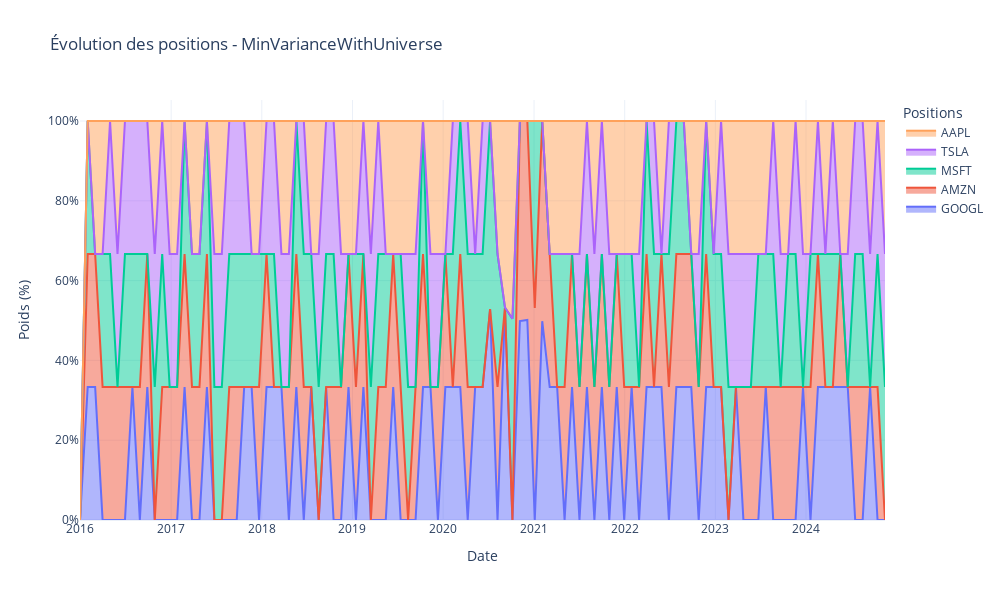

This figure's notebook cell:
### Code cell
# Affichage des positions finales de la stratégie Min Variance avec l'univers aléatoire
min_variance_with_universe.positions()

### Figure 1 — Plotly figure (JSON) as saved in the notebook; plotly's stock layout.template omitted (floating-point values rounded to 4 significant figures)
{"data": [{"hovertemplate": "%{text}<extra></extra>", "mode": "lines", "name": "GOOGL", "stackgroup": "one", "text": ["", "<b>GOOGL</b><br>Poids: 33.33%", "<b>GOOGL</b><br>Poids: 33.33%", "", "", "", "", "<b>GOOGL</b><br>Poids: 33.33%", "", "<b>GOOGL</b><br>Poids: 33.33%", "", "", "", "", "<b>GOOGL</b><br>Poids: 33.33%", "", "", "<b>GOOGL</b><br>Poids: 33.33%", "", "", "", "", "<b>GOOGL</b><br>Poids: 33.33%", "<b>GOOGL</b><br>Poids: 33.33%", "", "<b>GOOGL</b><br>Poids: 33.33%", "<b>GOOGL</b><br>Poids: 33.33%", "<b>GOOGL</b><br>Poids: 33.33%", "", "<b>GOOGL</b><br>Poids: 33.33%", "", "<b>GOOGL</b><br>Poids: 33.33%", "", "<b>GOOGL</b><br>Poids: 33.33%", "", "", "<b>GOOGL</b><br>Poids: 33.33%", "", "<b>GOOGL</b><br>Poids: 33.33%", "", "", "", "<b>GOOGL</b><br>Poids: 33.33%", "", "", "", "<b>GOOGL</b><br>Poids: 33.33%", "<b>GOOGL</b><br>Poids: 33.33%", "", "<b>GOOGL</b><br>Poids: 33.33%", "<b>GOOGL</b><br>Poids: 33.33%", "<b>GOOGL</b><br>Poids: 33.33%", "", "<b>GOOGL</b><br>Poids: 33.33%", "<b>GOOGL</b><br>Poids: 33.33%", "<b>GOOGL</b><br>Poids: 52.84%", "", "<b>GOOGL</b><br>Poids: 53.27%", "", "<b>GOOGL</b><br>Poids: 49.84%", "<b>GOOGL</b><br>Poids: 50.14%", "", "<b>GOOGL</b><br>Poids: 49.83%", "<b>GOOGL</b><br>Poids: 33.33%", "<b>GOOGL</b><br>Poids: 33.33%", "", "<b>GOOGL</b><br>Poids: 33.33%", "", "<b>GOOGL</b><br>Poids: 33.33%", "", "<b>GOOGL</b><br>Poids: 33.33%", "", "<b>GOOGL</b><br>Poids: 33.33%", "", "<b>GOOGL</b><br>Poids: 33.33%", "", "<b>GOOGL</b><br>Poids: 33.33%", "<b>GOOGL</b><br>Poids: 33.33%", "<b>GOOGL</b><br>Poids: 33.33%", "", "<b>GOOGL</b><br>Poids: 33.33%", "<b>GOOGL</b><br>Poids: 33.33%", "<b>GOOGL</b><br>Poids: 33.33%", "", "<b>GOOGL</b><br>Poids: 33.33%", "<b>GOOGL</b><br>Poids: 33.33%", "<b>GOOGL</b><br>Poids: 33.33%", "", "<b>GOOGL</b><br>Poids: 33.33%", "", "", "", "<b>GOOGL</b><br>Poids: 33.33%", "", "", "", "", "<b>GOOGL</b><br>Poids: 33.33%", "", "<b>GOOGL</b><br>Poids: 33.33%", "<b>GOOGL</b><br>Poids: 33.33%", "<b>GOOGL</b><br>Poids: 33.33%", "<b>GOOGL</b><br>Poids: 33.33%", "<b>GOOGL</b><br>Poids: 33.33%", "", "", "<b>GOOGL</b><br>Poids: 33.33%", "", ""], "type": "scatter", "x": ["2015-12-31T00:00:00", "2016-01-31T00:00:00", "2016-03-01T00:00:00", "2016-03-31T00:00:00", "2016-04-30T00:00:00", "2016-05-30T00:00:00", "2016-06-29T00:00:00", "2016-07-29T00:00:00", "2016-08-28T00:00:00", "2016-09-27T00:00:00", "2016-10-27T00:00:00", "2016-11-26T00:00:00", "2016-12-26T00:00:00", "2017-01-25T00:00:00", "2017-02-24T00:00:00", "2017-03-26T00:00:00", "2017-04-25T00:00:00", "2017-05-25T00:00:00", "2017-06-24T00:00:00", "2017-07-24T00:00:00", "2017-08-23T00:00:00", "2017-09-22T00:00:00", "2017-10-22T00:00:00", "2017-11-21T00:00:00", "2017-12-21T00:00:00", "2018-01-20T00:00:00", "2018-02-19T00:00:00", "2018-03-21T00:00:00", "2018-04-20T00:00:00", "2018-05-20T00:00:00", "2018-06-19T00:00:00", "2018-07-19T00:00:00", "2018-08-18T00:00:00", "2018-09-17T00:00:00", "2018-10-17T00:00:00", "2018-11-16T00:00:00", "2018-12-16T00:00:00", "2019-01-15T00:00:00", "2019-02-14T00:00:00", "2019-03-16T00:00:00", "2019-04-15T00:00:00", "2019-05-15T00:00:00", "2019-06-14T00:00:00", "2019-07-14T00:00:00", "2019-08-13T00:00:00", "2019-09-12T00:00:00", "2019-10-12T00:00:00", "2019-11-11T00:00:00", "2019-12-11T00:00:00", "2020-01-10T00:00:00", "2020-02-09T00:00:00", "2020-03-10T00:00:00", "2020-04-09T00:00:00", "2020-05-09T00:00:00", "2020-06-08T00:00:00", "2020-07-08T00:00:00", "2020-08-07T00:00:00", "2020-09-06T00:00:00", "2020-10-06T00:00:00", "2020-11-05T00:00:00", "2020-12-05T00:00:00", "2021-01-04T00:00:00", "2021-02-03T00:00:00", "2021-03-05T00:00:00", "2021-04-04T00:00:00", "2021-05-04T00:00:00", "2021-06-03T00:00:00", "2021-07-03T00:00:00", "2021-08-02T00:00:00", "2021-09-01T00:00:00", "2021-10-01T00:00:00", "2021-10-31T00:00:00", "2021-11-30T00:00:00", "2021-12-30T00:00:00", "2022-01-29T00:00:00", "2022-02-28T00:00:00", "2022-03-30T00:00:00", "2022-04-29T00:00:00", "2022-05-29T00:00:00", "2022-06-28T00:00:00", "2022-07-28T00:00:00", "2022-08-27T00:00:00", "2022-09-26T00:00:00", "2022-10-26T00:00:00", "2022-11-25T00:00:00", "2022-12-25T00:00:00", "2023-01-24T00:00:00", "2023-02-23T00:00:00", "2023-03-25T00:00:00", "2023-04-24T00:00:00", "2023-05-24T00:00:00", "2023-06-23T00:00:00", "2023-07-23T00:00:00", "2023-08-22T00:00:00", "2023-09-21T00:00:00", "2023-10-21T00:00:00", "2023-11-20T00:00:00", "2023-12-20T00:00:00", "2024-01-19T00:00:00", "2024-02-18T00:00:00", "2024-03-19T00:00:00", "2024-04-18T00:00:00", "2024-05-18T00:00:00", "2024-06-17T00:00:00", "2024-07-17T00:00:00", "2024-08-16T00:00:00", "2024-09-15T00:00:00", "2024-10-15T00:00:00", "2024-11-14T00:00:00"], "y": [0, 33.33, 33.33, 0, 0, 0, 0, 33.33, 0, 33.33, 0, 0, 0, 0, 33.33, 0, 0, 33.33, 0, 0, 0, 0, 33.33, 33.33, 0, 33.33, 33.33, 33.33, 0, 33.33, 0, 33.33, 0, 33.33, 0, 0, 33.33, 0, 33.33, 0, 0, 0, 33.33, 0, 0, 0, 33.33, 33.33, 0, 33.33, 33.33, 33.33, 0, 33.33, 33.33, 52.84, 0, 53.27, 0, 49.84, 50.14, 0, 49.83, 33.33, 33.33, 0, 33.33, 0, 33.33, 0, 33.33, 0, 33.33, 0, 33.33, 0, 33.33, 33.33, 33.33, 0, 33.33, 33.33, 33.33, 0, 33.33, 33.33, 33.33, 0, 33.33, 0, 0, 0, 33.33, 0, 0, 0, 0, 33.33, 0, 33.33, 33.33, 33.33, 33.33, 33.33, 0, 0, 33.33, 0, 0]}, {"hovertemplate": "%{text}<extra></extra>", "mode": "lines", "name": "AMZN", "stackgroup": "one", "text": ["", "<b>AMZN</b><br>Poids: 33.33%", "<b>AMZN</b><br>Poids: 33.33%", "<b>AMZN</b><br>Poids: 33.33%", "<b>AMZN</b><br>Poids: 33.33%", "<b>AMZN</b><br>Poids: 33.33%", "<b>AMZN</b><br>Poids: 33.33%", "", "<b>AMZN</b><br>Poids: 33.33%", "<b>AMZN</b><br>Poids: 33.33%", "", "<b>AMZN</b><br>Poids: 33.33%", "<b>AMZN</b><br>Poids: 33.33%", "<b>AMZN</b><br>Poids: 33.33%", "<b>AMZN</b><br>Poids: 33.33%", "<b>AMZN</b><br>Poids: 33.33%", "<b>AMZN</b><br>Poids: 33.33%", "<b>AMZN</b><br>Poids: 33.33%", "", "", "<b>AMZN</b><br>Poids: 33.33%", "<b>AMZN</b><br>Poids: 33.33%", "", "", "<b>AMZN</b><br>Poids: 33.33%", "<b>AMZN</b><br>Poids: 33.33%", "", "", "<b>AMZN</b><br>Poids: 33.33%", "<b>AMZN</b><br>Poids: 33.33%", "<b>AMZN</b><br>Poids: 33.33%", "", "", "", "<b>AMZN</b><br>Poids: 33.33%", "<b>AMZN</b><br>Poids: 33.33%", "<b>AMZN</b><br>Poids: 33.33%", "<b>AMZN</b><br>Poids: 33.33%", "<b>AMZN</b><br>Poids: 33.33%", "", "<b>AMZN</b><br>Poids: 33.33%", "<b>AMZN</b><br>Poids: 33.33%", "<b>AMZN</b><br>Poids: 33.33%", "<b>AMZN</b><br>Poids: 33.33%", "", "<b>AMZN</b><br>Poids: 33.33%", "<b>AMZN</b><br>Poids: 33.33%", "", "<b>AMZN</b><br>Poids: 33.33%", "<b>AMZN</b><br>Poids: 33.33%", "", "<b>AMZN</b><br>Poids: 33.33%", "<b>AMZN</b><br>Poids: 33.33%", "", "", "", "<b>AMZN</b><br>Poids: 33.33%", "", "", "<b>AMZN</b><br>Poids: 50.16%", "<b>AMZN</b><br>Poids: 49.86%", "<b>AMZN</b><br>Poids: 53.14%", "<b>AMZN</b><br>Poids: 50.17%", "<b>AMZN</b><br>Poids: 33.33%", "", "<b>AMZN</b><br>Poids: 33.33%", "<b>AMZN</b><br>Poids: 33.33%", "<b>AMZN</b><br>Poids: 33.33%", "<b>AMZN</b><br>Poids: 33.33%", "<b>AMZN</b><br>Poids: 33.33%", "<b>AMZN</b><br>Poids: 33.33%", "<b>AMZN</b><br>Poids: 33.33%", "<b>AMZN</b><br>Poids: 33.33%", "<b>AMZN</b><br>Poids: 33.33%", "", "<b>AMZN</b><br>Poids: 33.33%", "<b>AMZN</b><br>Poids: 33.33%", "", "<b>AMZN</b><br>Poids: 33.33%", "<b>AMZN</b><br>Poids: 33.33%", "<b>AMZN</b><br>Poids: 33.33%", "<b>AMZN</b><br>Poids: 33.33%", "<b>AMZN</b><br>Poids: 33.33%", "<b>AMZN</b><br>Poids: 33.33%", "<b>AMZN</b><br>Poids: 33.33%", "", "", "", "", "<b>AMZN</b><br>Poids: 33.33%", "<b>AMZN</b><br>Poids: 33.33%", "<b>AMZN</b><br>Poids: 33.33%", "", "<b>AMZN</b><br>Poids: 33.33%", "<b>AMZN</b><br>Poids: 33.33%", "<b>AMZN</b><br>Poids: 33.33%", "<b>AMZN</b><br>Poids: 33.33%", "", "<b>AMZN</b><br>Poids: 33.33%", "<b>AMZN</b><br>Poids: 33.33%", "", "", "<b>AMZN</b><br>Poids: 33.33%", "", "<b>AMZN</b><br>Poids: 33.33%", "<b>AMZN</b><br>Poids: 33.33%", "", "<b>AMZN</b><br>Poids: 33.33%", ""], "type": "scatter", "x": ["2015-12-31T00:00:00", "2016-01-31T00:00:00", "2016-03-01T00:00:00", "2016-03-31T00:00:00", "2016-04-30T00:00:00", "2016-05-30T00:00:00", "2016-06-29T00:00:00", "2016-07-29T00:00:00", "2016-08-28T00:00:00", "2016-09-27T00:00:00", "2016-10-27T00:00:00", "2016-11-26T00:00:00", "2016-12-26T00:00:00", "2017-01-25T00:00:00", "2017-02-24T00:00:00", "2017-03-26T00:00:00", "2017-04-25T00:00:00", "2017-05-25T00:00:00", "2017-06-24T00:00:00", "2017-07-24T00:00:00", "2017-08-23T00:00:00", "2017-09-22T00:00:00", "2017-10-22T00:00:00", "2017-11-21T00:00:00", "2017-12-21T00:00:00", "2018-01-20T00:00:00", "2018-02-19T00:00:00", "2018-03-21T00:00:00", "2018-04-20T00:00:00", "2018-05-20T00:00:00", "2018-06-19T00:00:00", "2018-07-19T00:00:00", "2018-08-18T00:00:00", "2018-09-17T00:00:00", "2018-10-17T00:00:00", "2018-11-16T00:00:00", "2018-12-16T00:00:00", "2019-01-15T00:00:00", "2019-02-14T00:00:00", "2019-03-16T00:00:00", "2019-04-15T00:00:00", "2019-05-15T00:00:00", "2019-06-14T00:00:00", "2019-07-14T00:00:00", "2019-08-13T00:00:00", "2019-09-12T00:00:00", "2019-10-12T00:00:00", "2019-11-11T00:00:00", "2019-12-11T00:00:00", "2020-01-10T00:00:00", "2020-02-09T00:00:00", "2020-03-10T00:00:00", "2020-04-09T00:00:00", "2020-05-09T00:00:00", "2020-06-08T00:00:00", "2020-07-08T00:00:00", "2020-08-07T00:00:00", "2020-09-06T00:00:00", "2020-10-06T00:00:00", "2020-11-05T00:00:00", "2020-12-05T00:00:00", "2021-01-04T00:00:00", "2021-02-03T00:00:00", "2021-03-05T00:00:00", "2021-04-04T00:00:00", "2021-05-04T00:00:00", "2021-06-03T00:00:00", "2021-07-03T00:00:00", "2021-08-02T00:00:00", "2021-09-01T00:00:00", "2021-10-01T00:00:00", "2021-10-31T00:00:00", "2021-11-30T00:00:00", "2021-12-30T00:00:00", "2022-01-29T00:00:00", "2022-02-28T00:00:00", "2022-03-30T00:00:00", "2022-04-29T00:00:00", "2022-05-29T00:00:00", "2022-06-28T00:00:00", "2022-07-28T00:00:00", "2022-08-27T00:00:00", "2022-09-26T00:00:00", "2022-10-26T00:00:00", "2022-11-25T00:00:00", "2022-12-25T00:00:00", "2023-01-24T00:00:00", "2023-02-23T00:00:00", "2023-03-25T00:00:00", "2023-04-24T00:00:00", "2023-05-24T00:00:00", "2023-06-23T00:00:00", "2023-07-23T00:00:00", "2023-08-22T00:00:00", "2023-09-21T00:00:00", "2023-10-21T00:00:00", "2023-11-20T00:00:00", "2023-12-20T00:00:00", "2024-01-19T00:00:00", "2024-02-18T00:00:00", "2024-03-19T00:00:00", "2024-04-18T00:00:00", "2024-05-18T00:00:00", "2024-06-17T00:00:00", "2024-07-17T00:00:00", "2024-08-16T00:00:00", "2024-09-15T00:00:00", "2024-10-15T00:00:00", "2024-11-14T00:00:00"], "y": [0, 33.33, 33.33, 33.33, 33.33, 33.33, 33.33, 0, 33.33, 33.33, 0, 33.33, 33.33, 33.33, 33.33, 33.33, 33.33, 33.33, 0, 0, 33.33, 33.33, 0, 0, 33.33, 33.33, 0, 0, 33.33, 33.33, 33.33, 0, 0, 0, 33.33, 33.33, 33.33, 33.33, 33.33, 0, 33.33, 33.33, 33.33, 33.33, 0, 33.33, 33.33, 0, 33.33, 33.33, 0, 33.33, 33.33, 0, 0, 0, 33.33, 0, 0, 50.16, 49.86, 53.14, 50.17, 33.33, 0, 33.33, 33.33, 33.33, 33.33, 33.33, 33.33, 33.33, 33.33, 33.33, 0, 33.33, 33.33, 0, 33.33, 33.33, 33.33, 33.33, 33.33, 33.33, 33.33, 0, 0, 0, 0, 33.33, 33.33, 33.33, 0, 33.33, 33.33, 33.33, 33.33, 0, 33.33, 33.33, 0, 0, 33.33, 0, 33.33, 33.33, 0, 33.33, 0]}, {"hovertemplate": "%{text}<extra></extra>", "mode": "lines", "name": "MSFT", "stackgroup": "one", "text": ["", "<b>MSFT</b><br>Poids: 33.33%", "", "<b>MSFT</b><br>Poids: 33.33%", "<b>MSFT</b><br>Poids: 33.33%", "", "<b>MSFT</b><br>Poids: 33.33%", "<b>MSFT</b><br>Poids: 33.33%", "<b>MSFT</b><br>Poids: 33.33%", "", "<b>MSFT</b><br>Poids: 33.33%", "<b>MSFT</b><br>Poids: 33.33%", "", "", "<b>MSFT</b><br>Poids: 33.33%", "<b>MSFT</b><br>Poids: 33.33%", "<b>MSFT</b><br>Poids: 33.33%", "<b>MSFT</b><br>Poids: 33.33%", "<b>MSFT</b><br>Poids: 33.33%", "<b>MSFT</b><br>Poids: 33.33%", "<b>MSFT</b><br>Poids: 33.33%", "<b>MSFT</b><br>Poids: 33.33%", "<b>MSFT</b><br>Poids: 33.33%", "<b>MSFT</b><br>Poids: 33.33%", "<b>MSFT</b><br>Poids: 33.33%", "", "<b>MSFT</b><br>Poids: 33.33%", "", "", "<b>MSFT</b><br>Poids: 33.33%", "<b>MSFT</b><br>Poids: 33.33%", "<b>MSFT</b><br>Poids: 33.33%", "<b>MSFT</b><br>Poids: 33.33%", "<b>MSFT</b><br>Poids: 33.33%", "<b>MSFT</b><br>Poids: 33.33%", "", "", "<b>MSFT</b><br>Poids: 33.33%", "", "<b>MSFT</b><br>Poids: 33.33%", "<b>MSFT</b><br>Poids: 33.33%", "<b>MSFT</b><br>Poids: 33.33%", "", "<b>MSFT</b><br>Poids: 33.33%", "<b>MSFT</b><br>Poids: 33.33%", "", "<b>MSFT</b><br>Poids: 33.33%", "", "", "", "<b>MSFT</b><br>Poids: 33.33%", "<b>MSFT</b><br>Poids: 33.33%", "<b>MSFT</b><br>Poids: 33.33%", "<b>MSFT</b><br>Poids: 33.33%", "<b>MSFT</b><br>Poids: 33.33%", "<b>MSFT</b><br>Poids: 47.16%", "<b>MSFT</b><br>Poids: 33.33%", "", "<b>MSFT</b><br>Poids: 50.46%", "", "", "<b>MSFT</b><br>Poids: 46.86%", "", "", "<b>MSFT</b><br>Poids: 33.33%", "<b>MSFT</b><br>Poids: 33.33%", "", "", "", "", "", "", "", "<b>MSFT</b><br>Poids: 33.33%", "<b>MSFT</b><br>Poids: 33.33%", "", "<b>MSFT</b><br>Poids: 33.33%", "<b>MSFT</b><br>Poids: 33.33%", "", "<b>MSFT</b><br>Poids: 33.33%", "<b>MSFT</b><br>Poids: 33.33%", "<b>MSFT</b><br>Poids: 33.33%", "", "", "<b>MSFT</b><br>Poids: 33.33%", "<b>MSFT</b><br>Poids: 33.33%", "<b>MSFT</b><br>Poids: 33.33%", "<b>MSFT</b><br>Poids: 33.33%", "", "", "", "<b>MSFT</b><br>Poids: 33.33%", "<b>MSFT</b><br>Poids: 33.33%", "<b>MSFT</b><br>Poids: 33.33%", "", "<b>MSFT</b><br>Poids: 33.33%", "<b>MSFT</b><br>Poids: 33.33%", "", "<b>MSFT</b><br>Poids: 33.33%", "", "<b>MSFT</b><br>Poids: 33.33%", "<b>MSFT</b><br>Poids: 33.33%", "", "", "<b>MSFT</b><br>Poids: 33.33%", "<b>MSFT</b><br>Poids: 33.33%", "", "<b>MSFT</b><br>Poids: 33.33%", "<b>MSFT</b><br>Poids: 33.33%"], "type": "scatter", "x": ["2015-12-31T00:00:00", "2016-01-31T00:00:00", "2016-03-01T00:00:00", "2016-03-31T00:00:00", "2016-04-30T00:00:00", "2016-05-30T00:00:00", "2016-06-29T00:00:00", "2016-07-29T00:00:00", "2016-08-28T00:00:00", "2016-09-27T00:00:00", "2016-10-27T00:00:00", "2016-11-26T00:00:00", "2016-12-26T00:00:00", "2017-01-25T00:00:00", "2017-02-24T00:00:00", "2017-03-26T00:00:00", "2017-04-25T00:00:00", "2017-05-25T00:00:00", "2017-06-24T00:00:00", "2017-07-24T00:00:00", "2017-08-23T00:00:00", "2017-09-22T00:00:00", "2017-10-22T00:00:00", "2017-11-21T00:00:00", "2017-12-21T00:00:00", "2018-01-20T00:00:00", "2018-02-19T00:00:00", "2018-03-21T00:00:00", "2018-04-20T00:00:00", "2018-05-20T00:00:00", "2018-06-19T00:00:00", "2018-07-19T00:00:00", "2018-08-18T00:00:00", "2018-09-17T00:00:00", "2018-10-17T00:00:00", "2018-11-16T00:00:00", "2018-12-16T00:00:00", "2019-01-15T00:00:00", "2019-02-14T00:00:00", "2019-03-16T00:00:00", "2019-04-15T00:00:00", "2019-05-15T00:00:00", "2019-06-14T00:00:00", "2019-07-14T00:00:00", "2019-08-13T00:00:00", "2019-09-12T00:00:00", "2019-10-12T00:00:00", "2019-11-11T00:00:00", "2019-12-11T00:00:00", "2020-01-10T00:00:00", "2020-02-09T00:00:00", "2020-03-10T00:00:00", "2020-04-09T00:00:00", "2020-05-09T00:00:00", "2020-06-08T00:00:00", "2020-07-08T00:00:00", "2020-08-07T00:00:00", "2020-09-06T00:00:00", "2020-10-06T00:00:00", "2020-11-05T00:00:00", "2020-12-05T00:00:00", "2021-01-04T00:00:00", "2021-02-03T00:00:00", "2021-03-05T00:00:00", "2021-04-04T00:00:00", "2021-05-04T00:00:00", "2021-06-03T00:00:00", "2021-07-03T00:00:00", "2021-08-02T00:00:00", "2021-09-01T00:00:00", "2021-10-01T00:00:00", "2021-10-31T00:00:00", "2021-11-30T00:00:00", "2021-12-30T00:00:00", "2022-01-29T00:00:00", "2022-02-28T00:00:00", "2022-03-30T00:00:00", "2022-04-29T00:00:00", "2022-05-29T00:00:00", "2022-06-28T00:00:00", "2022-07-28T00:00:00", "2022-08-27T00:00:00", "2022-09-26T00:00:00", "2022-10-26T00:00:00", "2022-11-25T00:00:00", "2022-12-25T00:00:00", "2023-01-24T00:00:00", "2023-02-23T00:00:00", "2023-03-25T00:00:00", "2023-04-24T00:00:00", "2023-05-24T00:00:00", "2023-06-23T00:00:00", "2023-07-23T00:00:00", "2023-08-22T00:00:00", "2023-09-21T00:00:00", "2023-10-21T00:00:00", "2023-11-20T00:00:00", "2023-12-20T00:00:00", "2024-01-19T00:00:00", "2024-02-18T00:00:00", "2024-03-19T00:00:00", "2024-04-18T00:00:00", "2024-05-18T00:00:00", "2024-06-17T00:00:00", "2024-07-17T00:00:00", "2024-08-16T00:00:00", "2024-09-15T00:00:00", "2024-10-15T00:00:00", "2024-11-14T00:00:00"], "y": [0, 33.33, 0, 33.33, 33.33, 0, 33.33, 33.33, 33.33, 0, 33.33, 33.33, 0, 0, 33.33, 33.33, 33.33, 33.33, 33.33, 33.33, 33.33, 33.33, 33.33, 33.33, 33.33, 0, 33.33, 0, 0, 33.33, 33.33, 33.33, 33.33, 33.33, 33.33, 0, 0, 33.33, 0, 33.33, 33.33, 33.33, 0, 33.33, 33.33, 0, 33.33, 0, 0, 0, 33.33, 33.33, 33.33, 33.33, 33.33, 47.16, 33.33, 0, 50.46, 0, 0, 46.86, 0, 0, 33.33, 33.33, 0, 0, 0, 0, 0, 0, 0, 33.33, 33.33, 0, 33.33, 33.33, 0, 33.33, 33.33, 33.33, 0, 0, 33.33, 33.33, 33.33, 33.33, 0, 0, 0, 33.33, 33.33, 33.33, 0, 33.33, 33.33, 0, 33.33, 0, 33.33, 33.33, 0, 0, 33.33, 33.33, 0, 33.33, 33.33]}, {"hovertemplate": "%{text}<extra></extra>", "mode": "lines", "name": "TSLA", "stackgroup": "one", "text": ["", "", "", "", "<b>TSLA</b><br>Poids: 33.33%", "<b>TSLA</b><br>Poids: 33.33%", "<b>TSLA</b><br>Poids: 33.33%", "<b>TSLA</b><br>Poids: 33.33%", "<b>TSLA</b><br>Poids: 33.33%", "<b>TSLA</b><br>Poids: 33.33%", "<b>TSLA</b><br>Poids: 33.33%", "<b>TSLA</b><br>Poids: 33.33%", "<b>TSLA</b><br>Poids: 33.33%", "<b>TSLA</b><br>Poids: 33.33%", "", "", "", "", "<b>TSLA</b><br>Poids: 33.33%", "<b>TSLA</b><br>Poids: 33.33%", "<b>TSLA</b><br>Poids: 33.33%", "<b>TSLA</b><br>Poids: 33.33%", "<b>TSLA</b><br>Poids: 33.33%", "", "", "<b>TSLA</b><br>Poids: 33.33%", "<b>TSLA</b><br>Poids: 33.33%", "<b>TSLA</b><br>Poids: 33.33%", "<b>TSLA</b><br>Poids: 33.33%", "", "<b>TSLA</b><br>Poids: 33.33%", "", "<b>TSLA</b><br>Poids: 33.33%", "<b>TSLA</b><br>Poids: 33.33%", "<b>TSLA</b><br>Poids: 33.33%", "<b>TSLA</b><br>Poids: 33.33%", "", "", "<b>TSLA</b><br>Poids: 33.33%", "<b>TSLA</b><br>Poids: 33.33%", "<b>TSLA</b><br>Poids: 33.33%", "", "", "", "<b>TSLA</b><br>Poids: 33.33%", "<b>TSLA</b><br>Poids: 33.33%", "", "<b>TSLA</b><br>Poids: 33.33%", "<b>TSLA</b><br>Poids: 33.33%", "", "<b>TSLA</b><br>Poids: 33.33%", "", "<b>TSLA</b><br>Poids: 33.33%", "", "<b>TSLA</b><br>Poids: 33.33%", "<b>TSLA</b><br>Poids: 0.00%", "", "<b>TSLA</b><br>Poids: 0.00%", "", "", "", "<b>TSLA</b><br>Poids: 0.00%", "", "", "", "", "", "<b>TSLA</b><br>Poids: 33.33%", "<b>TSLA</b><br>Poids: 33.33%", "<b>TSLA</b><br>Poids: 33.33%", "<b>TSLA</b><br>Poids: 33.33%", "<b>TSLA</b><br>Poids: 33.33%", "", "", "", "<b>TSLA</b><br>Poids: 33.33%", "", "<b>TSLA</b><br>Poids: 33.33%", "", "<b>TSLA</b><br>Poids: 33.33%", "", "", "", "<b>TSLA</b><br>Poids: 33.33%", "", "", "<b>TSLA</b><br>Poids: 33.33%", "<b>TSLA</b><br>Poids: 33.33%", "<b>TSLA</b><br>Poids: 33.33%", "<b>TSLA</b><br>Poids: 33.33%", "<b>TSLA</b><br>Poids: 33.33%", "", "", "<b>TSLA</b><br>Poids: 33.33%", "<b>TSLA</b><br>Poids: 33.33%", "", "<b>TSLA</b><br>Poids: 33.33%", "<b>TSLA</b><br>Poids: 33.33%", "", "<b>TSLA</b><br>Poids: 33.33%", "", "<b>TSLA</b><br>Poids: 33.33%", "", "<b>TSLA</b><br>Poids: 33.33%", "<b>TSLA</b><br>Poids: 33.33%", "<b>TSLA</b><br>Poids: 33.33%", "<b>TSLA</b><br>Poids: 33.33%", "<b>TSLA</b><br>Poids: 33.33%", "<b>TSLA</b><br>Poids: 33.33%"], "type": "scatter", "x": ["2015-12-31T00:00:00", "2016-01-31T00:00:00", "2016-03-01T00:00:00", "2016-03-31T00:00:00", "2016-04-30T00:00:00", "2016-05-30T00:00:00", "2016-06-29T00:00:00", "2016-07-29T00:00:00", "2016-08-28T00:00:00", "2016-09-27T00:00:00", "2016-10-27T00:00:00", "2016-11-26T00:00:00", "2016-12-26T00:00:00", "2017-01-25T00:00:00", "2017-02-24T00:00:00", "2017-03-26T00:00:00", "2017-04-25T00:00:00", "2017-05-25T00:00:00", "2017-06-24T00:00:00", "2017-07-24T00:00:00", "2017-08-23T00:00:00", "2017-09-22T00:00:00", "2017-10-22T00:00:00", "2017-11-21T00:00:00", "2017-12-21T00:00:00", "2018-01-20T00:00:00", "2018-02-19T00:00:00", "2018-03-21T00:00:00", "2018-04-20T00:00:00", "2018-05-20T00:00:00", "2018-06-19T00:00:00", "2018-07-19T00:00:00", "2018-08-18T00:00:00", "2018-09-17T00:00:00", "2018-10-17T00:00:00", "2018-11-16T00:00:00", "2018-12-16T00:00:00", "2019-01-15T00:00:00", "2019-02-14T00:00:00", "2019-03-16T00:00:00", "2019-04-15T00:00:00", "2019-05-15T00:00:00", "2019-06-14T00:00:00", "2019-07-14T00:00:00", "2019-08-13T00:00:00", "2019-09-12T00:00:00", "2019-10-12T00:00:00", "2019-11-11T00:00:00", "2019-12-11T00:00:00", "2020-01-10T00:00:00", "2020-02-09T00:00:00", "2020-03-10T00:00:00", "2020-04-09T00:00:00", "2020-05-09T00:00:00", "2020-06-08T00:00:00", "2020-07-08T00:00:00", "2020-08-07T00:00:00", "2020-09-06T00:00:00", "2020-10-06T00:00:00", "2020-11-05T00:00:00", "2020-12-05T00:00:00", "2021-01-04T00:00:00", "2021-02-03T00:00:00", "2021-03-05T00:00:00", "2021-04-04T00:00:00", "2021-05-04T00:00:00", "2021-06-03T00:00:00", "2021-07-03T00:00:00", "2021-08-02T00:00:00", "2021-09-01T00:00:00", "2021-10-01T00:00:00", "2021-10-31T00:00:00", "2021-11-30T00:00:00", "2021-12-30T00:00:00", "2022-01-29T00:00:00", "2022-02-28T00:00:00", "2022-03-30T00:00:00", "2022-04-29T00:00:00", "2022-05-29T00:00:00", "2022-06-28T00:00:00", "2022-07-28T00:00:00", "2022-08-27T00:00:00", "2022-09-26T00:00:00", "2022-10-26T00:00:00", "2022-11-25T00:00:00", "2022-12-25T00:00:00", "2023-01-24T00:00:00", "2023-02-23T00:00:00", "2023-03-25T00:00:00", "2023-04-24T00:00:00", "2023-05-24T00:00:00", "2023-06-23T00:00:00", "2023-07-23T00:00:00", "2023-08-22T00:00:00", "2023-09-21T00:00:00", "2023-10-21T00:00:00", "2023-11-20T00:00:00", "2023-12-20T00:00:00", "2024-01-19T00:00:00", "2024-02-18T00:00:00", "2024-03-19T00:00:00", "2024-04-18T00:00:00", "2024-05-18T00:00:00", "2024-06-17T00:00:00", "2024-07-17T00:00:00", "2024-08-16T00:00:00", "2024-09-15T00:00:00", "2024-10-15T00:00:00", "2024-11-14T00:00:00"], "y": [0, 0, 0, 0, 33.33, 33.33, 33.33, 33.33, 33.33, 33.33, 33.33, 33.33, 33.33, 33.33, 0, 0, 0, 0, 33.33, 33.33, 33.33, 33.33, 33.33, 0, 0, 33.33, 33.33, 33.33, 33.33, 0, 33.33, 0, 33.33, 33.33, 33.33, 33.33, 0, 0, 33.33, 33.33, 33.33, 0, 0, 0, 33.33, 33.33, 0, 33.33, 33.33, 0, 33.33, 0, 33.33, 0, 33.33, 2.776e-15, 0, 2.776e-15, 0, 0, 0, 2.776e-15, 0, 0, 0, 0, 0, 33.33, 33.33, 33.33, 33.33, 33.33, 0, 0, 0, 33.33, 0, 33.33, 0, 33.33, 0, 0, 0, 33.33, 0, 0, 33.33, 33.33, 33.33, 33.33, 33.33, 0, 0, 33.33, 33.33, 0, 33.33, 33.33, 0, 33.33, 0, 33.33, 0, 33.33, 33.33, 33.33, 33.33, 33.33, 33.33]}, {"hovertemplate": "%{text}<extra></extra>", "mode": "lines", "name": "AAPL", "stackgroup": "one", "text": ["", "", "<b>AAPL</b><br>Poids: 33.33%", "<b>AAPL</b><br>Poids: 33.33%", "", "<b>AAPL</b><br>Poids: 33.33%", "", "", "", "", "<b>AAPL</b><br>Poids: 33.33%", "", "<b>AAPL</b><br>Poids: 33.33%", "<b>AAPL</b><br>Poids: 33.33%", "", "<b>AAPL</b><br>Poids: 33.33%", "<b>AAPL</b><br>Poids: 33.33%", "", "<b>AAPL</b><br>Poids: 33.33%", "<b>AAPL</b><br>Poids: 33.33%", "", "", "", "<b>AAPL</b><br>Poids: 33.33%", "<b>AAPL</b><br>Poids: 33.33%", "", "", "<b>AAPL</b><br>Poids: 33.33%", "<b>AAPL</b><br>Poids: 33.33%", "", "", "<b>AAPL</b><br>Poids: 33.33%", "<b>AAPL</b><br>Poids: 33.33%", "", "", "<b>AAPL</b><br>Poids: 33.33%", "<b>AAPL</b><br>Poids: 33.33%", "<b>AAPL</b><br>Poids: 33.33%", "", "<b>AAPL</b><br>Poids: 33.33%", "", "<b>AAPL</b><br>Poids: 33.33%", "<b>AAPL</b><br>Poids: 33.33%", "<b>AAPL</b><br>Poids: 33.33%", "<b>AAPL</b><br>Poids: 33.33%", "<b>AAPL</b><br>Poids: 33.33%", "", "<b>AAPL</b><br>Poids: 33.33%", "<b>AAPL</b><br>Poids: 33.33%", "<b>AAPL</b><br>Poids: 33.33%", "", "", "", "<b>AAPL</b><br>Poids: 33.33%", "", "", "<b>AAPL</b><br>Poids: 33.33%", "<b>AAPL</b><br>Poids: 46.73%", "<b>AAPL</b><br>Poids: 49.54%", "", "", "", "", "<b>AAPL</b><br>Poids: 33.33%", "<b>AAPL</b><br>Poids: 33.33%", "<b>AAPL</b><br>Poids: 33.33%", "<b>AAPL</b><br>Poids: 33.33%", "<b>AAPL</b><br>Poids: 33.33%", "", "<b>AAPL</b><br>Poids: 33.33%", "", "<b>AAPL</b><br>Poids: 33.33%", "<b>AAPL</b><br>Poids: 33.33%", "<b>AAPL</b><br>Poids: 33.33%", "<b>AAPL</b><br>Poids: 33.33%", "<b>AAPL</b><br>Poids: 33.33%", "", "", "<b>AAPL</b><br>Poids: 33.33%", "", "", "", "<b>AAPL</b><br>Poids: 33.33%", "<b>AAPL</b><br>Poids: 33.33%", "", "<b>AAPL</b><br>Poids: 33.33%", "", "<b>AAPL</b><br>Poids: 33.33%", "<b>AAPL</b><br>Poids: 33.33%", "<b>AAPL</b><br>Poids: 33.33%", "<b>AAPL</b><br>Poids: 33.33%", "<b>AAPL</b><br>Poids: 33.33%", "<b>AAPL</b><br>Poids: 33.33%", "", "<b>AAPL</b><br>Poids: 33.33%", "<b>AAPL</b><br>Poids: 33.33%", "", "<b>AAPL</b><br>Poids: 33.33%", "<b>AAPL</b><br>Poids: 33.33%", "", "<b>AAPL</b><br>Poids: 33.33%", "", "<b>AAPL</b><br>Poids: 33.33%", "<b>AAPL</b><br>Poids: 33.33%", "", "", "<b>AAPL</b><br>Poids: 33.33%", "", "<b>AAPL</b><br>Poids: 33.33%"], "type": "scatter", "x": ["2015-12-31T00:00:00", "2016-01-31T00:00:00", "2016-03-01T00:00:00", "2016-03-31T00:00:00", "2016-04-30T00:00:00", "2016-05-30T00:00:00", "2016-06-29T00:00:00", "2016-07-29T00:00:00", "2016-08-28T00:00:00", "2016-09-27T00:00:00", "2016-10-27T00:00:00", "2016-11-26T00:00:00", "2016-12-26T00:00:00", "2017-01-25T00:00:00", "2017-02-24T00:00:00", "2017-03-26T00:00:00", "2017-04-25T00:00:00", "2017-05-25T00:00:00", "2017-06-24T00:00:00", "2017-07-24T00:00:00", "2017-08-23T00:00:00", "2017-09-22T00:00:00", "2017-10-22T00:00:00", "2017-11-21T00:00:00", "2017-12-21T00:00:00", "2018-01-20T00:00:00", "2018-02-19T00:00:00", "2018-03-21T00:00:00", "2018-04-20T00:00:00", "2018-05-20T00:00:00", "2018-06-19T00:00:00", "2018-07-19T00:00:00", "2018-08-18T00:00:00", "2018-09-17T00:00:00", "2018-10-17T00:00:00", "2018-11-16T00:00:00", "2018-12-16T00:00:00", "2019-01-15T00:00:00", "2019-02-14T00:00:00", "2019-03-16T00:00:00", "2019-04-15T00:00:00", "2019-05-15T00:00:00", "2019-06-14T00:00:00", "2019-07-14T00:00:00", "2019-08-13T00:00:00", "2019-09-12T00:00:00", "2019-10-12T00:00:00", "2019-11-11T00:00:00", "2019-12-11T00:00:00", "2020-01-10T00:00:00", "2020-02-09T00:00:00", "2020-03-10T00:00:00", "2020-04-09T00:00:00", "2020-05-09T00:00:00", "2020-06-08T00:00:00", "2020-07-08T00:00:00", "2020-08-07T00:00:00", "2020-09-06T00:00:00", "2020-10-06T00:00:00", "2020-11-05T00:00:00", "2020-12-05T00:00:00", "2021-01-04T00:00:00", "2021-02-03T00:00:00", "2021-03-05T00:00:00", "2021-04-04T00:00:00", "2021-05-04T00:00:00", "2021-06-03T00:00:00", "2021-07-03T00:00:00", "2021-08-02T00:00:00", "2021-09-01T00:00:00", "2021-10-01T00:00:00", "2021-10-31T00:00:00", "2021-11-30T00:00:00", "2021-12-30T00:00:00", "2022-01-29T00:00:00", "2022-02-28T00:00:00", "2022-03-30T00:00:00", "2022-04-29T00:00:00", "2022-05-29T00:00:00", "2022-06-28T00:00:00", "2022-07-28T00:00:00", "2022-08-27T00:00:00", "2022-09-26T00:00:00", "2022-10-26T00:00:00", "2022-11-25T00:00:00", "2022-12-25T00:00:00", "2023-01-24T00:00:00", "2023-02-23T00:00:00", "2023-03-25T00:00:00", "2023-04-24T00:00:00", "2023-05-24T00:00:00", "2023-06-23T00:00:00", "2023-07-23T00:00:00", "2023-08-22T00:00:00", "2023-09-21T00:00:00", "2023-10-21T00:00:00", "2023-11-20T00:00:00", "2023-12-20T00:00:00", "2024-01-19T00:00:00", "2024-02-18T00:00:00", "2024-03-19T00:00:00", "2024-04-18T00:00:00", "2024-05-18T00:00:00", "2024-06-17T00:00:00", "2024-07-17T00:00:00", "2024-08-16T00:00:00", "2024-09-15T00:00:00", "2024-10-15T00:00:00", "2024-11-14T00:00:00"], "y": [0, 0, 33.33, 33.33, 0, 33.33, 0, 0, 0, 0, 33.33, 0, 33.33, 33.33, 0, 33.33, 33.33, 0, 33.33, 33.33, 0, 0, 0, 33.33, 33.33, 0, 0, 33.33, 33.33, 0, 0, 33.33, 33.33, 0, 0, 33.33, 33.33, 33.33, 0, 33.33, 0, 33.33, 33.33, 33.33, 33.33, 33.33, 0, 33.33, 33.33, 33.33, 0, 0, 0, 33.33, 0, 0, 33.33, 46.73, 49.54, 0, 0, 0, 0, 33.33, 33.33, 33.33, 33.33, 33.33, 0, 33.33, 0, 33.33, 33.33, 33.33, 33.33, 33.33, 0, 0, 33.33, 0, 0, 0, 33.33, 33.33, 0, 33.33, 0, 33.33, 33.33, 33.33, 33.33, 33.33, 33.33, 0, 33.33, 33.33, 0, 33.33, 33.33, 0, 33.33, 0, 33.33, 33.33, 0, 0, 33.33, 0, 33.33]}], "layout": {"height": 600, "hovermode": "x unified", "legend": {"title": {"text": "Positions"}}, "title": {"text": "Évolution des positions - MinVarianceWithUniverse"}, "width": 1000, "xaxis": {"title": {"text": "Date"}}, "yaxis": {"showgrid": true, "ticksuffix": "%", "title": {"text": "Poids (%)"}}}}
